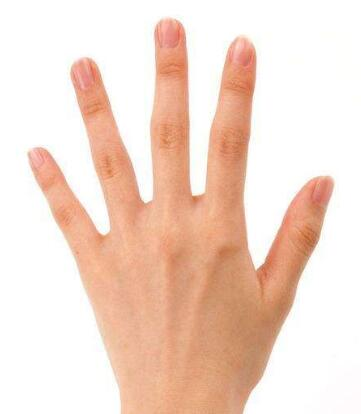
%> input picture matlab_code/image.bmp, 361 x 414 px
$ octave morph_snakes.m   (GNU Octave 9; MATLAB toolbox functions it lacks are replaced by stand-ins)
%> lines starting %> are read from the running program, lines starting %| are printed output that depends on the picture
### matlab_code/gborders.m
function [ gI ] = gborders( image, alpha, sigma )
%GBORDERS g(I)
%   Stopping factors (function g(I) in the paper).

% gaussianblur_image = imgaussfilt(image, sigma);

% gaussian blur
gausFilter = fspecial('gaussian',[20 20],sigma);
gaussianblur_image = imfilter(image,gausFilter,'replicate');

% figure;imshow(gaussianblur_image);title('gaussianblur image');

% image gradient
hy = fspecial('sobel');
hx = hy';
Iy = imfilter(double(gaussianblur_image), hy, 'replicate');
Ix = imfilter(double(gaussianblur_image), hx, 'replicate');

% [Ix, Iy] = gradient(gaussianblur_image);

grad_gaussianblur_image = sqrt(Ix.^2 + Iy.^2);

% grad_gaussianblur_image = grad_gaussianblur_image > 0.1;
% figure;imshow(grad_gaussianblur_image);title('grad gaussianblur image');

gI = 1.0 ./ sqrt(1.0 + alpha.*grad_gaussianblur_image);

end

### matlab_code/morph_snakes.m
close all;
clear all;

img = imread('image.bmp');
%> img is the input picture: size 414x361x3 uint8; mean R, G, B 243.3, 218.4, 205
if ~ismatrix(img)
    img = rgb2gray(img);
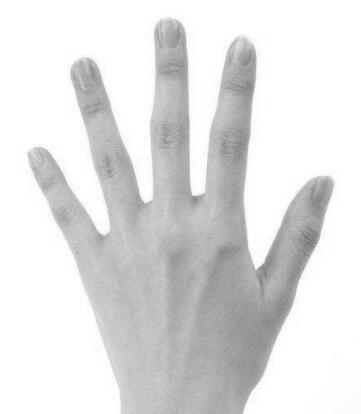
%> img: size 414x361 uint8; min 116, max 255, mean 224.3
end

% imshow(img);title('img');

image = im2double(img) / 255.0;
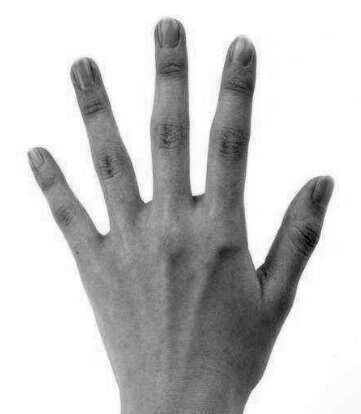
%> image: size 414x361 double; min 0.00178, max 0.00392, mean 0.00345; drawn with min black and max white

% median filter
image = medfilt2(image, [13 13]);
% figure;imshow(image*255);title('median blur image');

% g(I)
alpha = 20000.0;
sigma = 4.0;

% first step
gI = gborders(image, alpha, sigma);
%> in gborders, `gaussianblur_image = imfilter(image,gausFilter,'replicate');`:
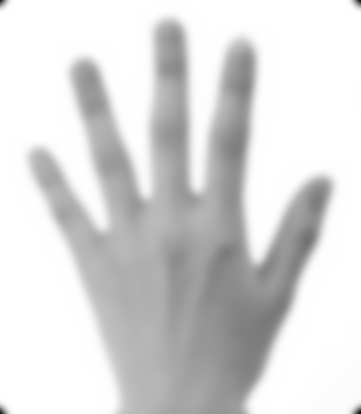
%> gaussianblur_image: size 414x361 double; min 0.000731, max 0.00392, mean 0.00345; drawn with min black and max white
%> in gborders, `Iy = imfilter(double(gaussianblur_image), hy, 'replicate');`:
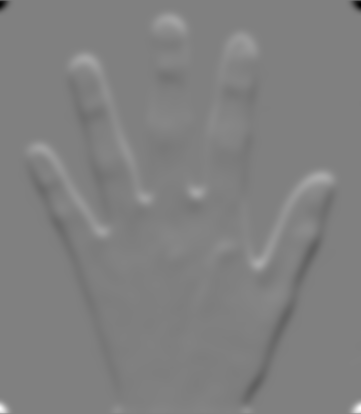
%> Iy: size 414x361 double; min -0.00265, max 0.00262, mean 8.13e-06; drawn with min black and max white
%> in gborders, `Ix = imfilter(double(gaussianblur_image), hx, 'replicate');`:
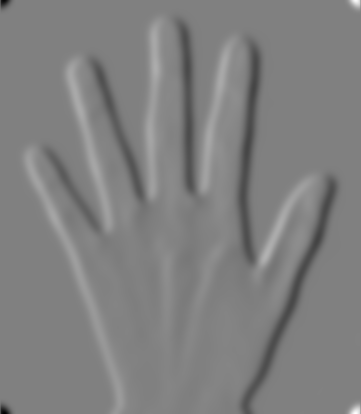
%> Ix: size 414x361 double; min -0.00265, max 0.00262, mean 3.12e-07; drawn with min black and max white
%> in gborders, `grad_gaussianblur_image = sqrt(Ix.^2 + Iy.^2);`:
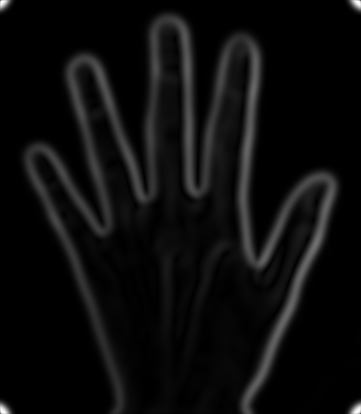
%> grad_gaussianblur_image: size 414x361 double; min 8.67e-19, max 0.00302, mean 0.000151; drawn with min black and max white
%> in gborders, `gI = 1.0 ./ sqrt(1.0 + alpha.*grad_gaussianblur_image);`:
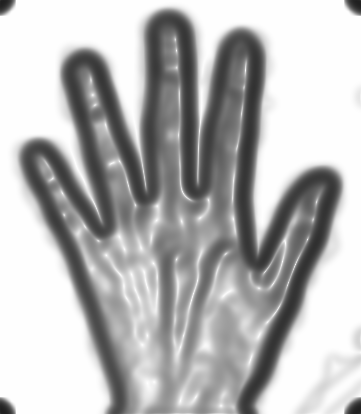
%> gI: size 414x361 double; min 0.128, max 1, mean 0.724

% gI = (gI > 0.35);

% figure;imshow(gI);title('gI');

% MorphGAC
%> (the run ends here)
